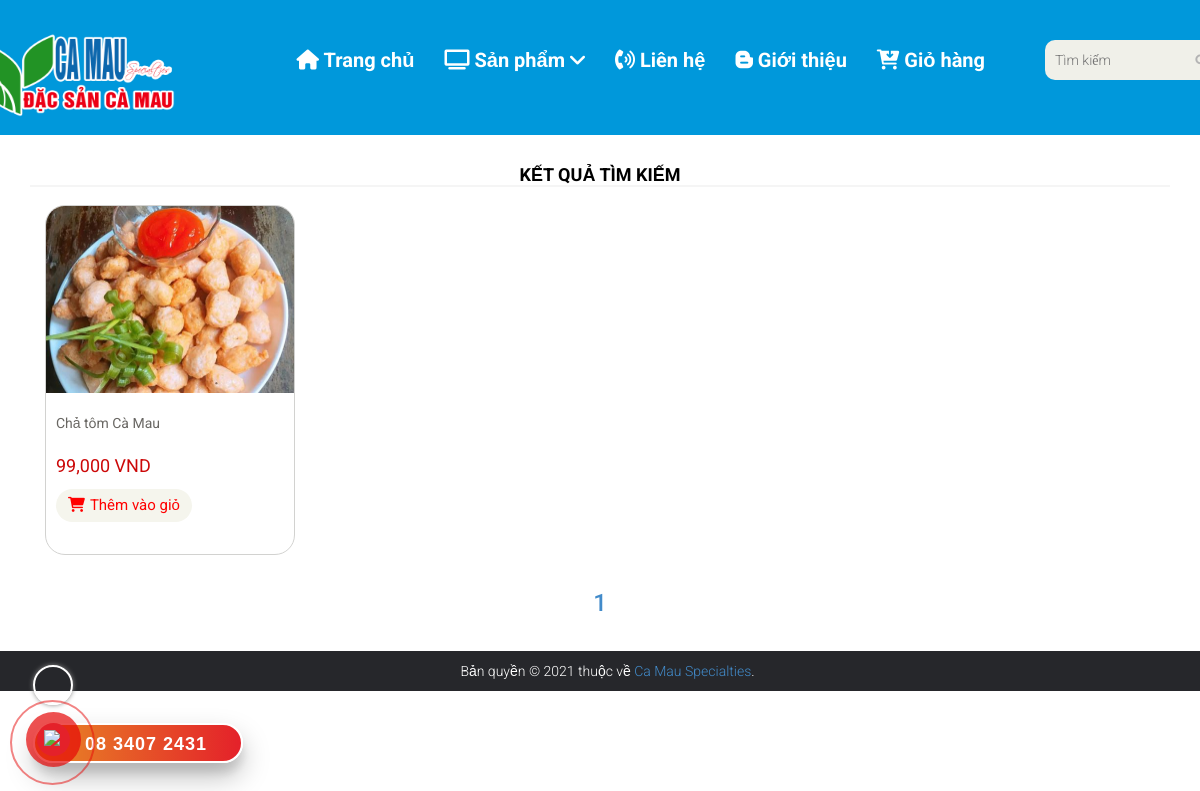
Page /result.php?key=Chả tôm Cà Mau on the committed database.
### tables this page shows
CREATE TABLE `products` (
  `ID` int(11) NOT NULL,
  `name` varchar(100) DEFAULT NULL,
  `manu_id` int(11) DEFAULT NULL,
  `type_id` int(11) DEFAULT NULL,
  `price` int(11) NOT NULL,
  `pro_image` varchar(150) DEFAULT NULL,
  `description` text NOT NULL,
  `soluong` int(11) NOT NULL,
  `feature` tinyint(4) NOT NULL,
  `created_at` timestamp NOT NULL DEFAULT current_timestamp() ON UPDATE current_timestamp(),
  `nsx` datetime DEFAULT NULL,
  `hsd` datetime DEFAULT NULL
);

### models/db.php (called while the page is built, shortened)
<?php
class Db
{
    public static $connection;
    public function __construct()
    {
        if (!self::$connection) {
            self::$connection = new mysqli(DB_HOST, DB_USER, DB_PASSWORD, DB_NAME,PORT);
            self::$connection->set_charset(DB_CHARSET);
        }
        return self::$connection;
    }
}

### result.php (the view, shortened to what this page needs)
<!DOCTYPE html>
<html lang="en">
<?php require "./form/head.php"; ?>
<body>
    <?php require "./form/header-bottom.php"; ?>
    <?php if (isset($_GET['key'])) {
        $key = ($_GET['key']);
    ?>
        <?php
        $perPage = 6;
        $page = $_GET['page'];
        $total = count($product->getProductsByKey($key));
        $url = $_SERVER['PHP_SELF'];
        ?>
        <section>
            <div class="container">
                <div class="row">
                    <div    >
                        <div class="features_items">
                            <h2 class="title text-center">Kết quả tìm kiếm</h2>
                            <?php foreach ($product->getProductsByPageAndByResult($page, $perPage, $key) as $value) { ?>
                                <div class="col-sm-4">
                                    <div class="product-image-wrapper">
                                        <div class="single-products">
                                            <div class="productinfo text-center">
                                                <a href="detail.php?id=<?php echo $value['ID'] ?>">
                                                    <img class="img-fluid img-products" style="width: 250px;" src="images/<?php echo $value['pro_image'] ?>" alt="" />
                                                    <p class="title-products "><?php echo $value['name'] ?></p>
                                                    <p class="price-products"><?php echo number_format($value['price']) ?> VND</p>
                                                    <a href="cart.php?id=<?php echo $value['ID'] ?>" class="btn btn-default add-to-cart"><i class="fa fa-shopping-cart"></i>Thêm vào giỏ</a>
                                            </div>
                                        </div>
                                    </div>
                                </div>
                            <?php } ?>
                            <ul class="pagination col-sm-12">
                                <h3 style=text-align:center>
                                    </p><?php echo $product->paginateForResult($url, $total, $page, $perPage, $key) ?></p>
                                </h3>
                        </div>
                    </div>
                </div>
            </div>
        </section>
        <?php require "phone.php"; ?>
        <?php require "./form/footer.php"; ?>
</body>
</html>
<?php } else
        header("location:index.php");
?>

### css/style.css (style rules this page uses)
body { font-family: 'Roboto', sans-serif; position: relative; font-weight: 400px; }
a { -webkit-transition: 300ms; -moz-transition: 300ms; -o-transition: 300ms; transition: 300ms; }
h1, h2, h3, h4, h5, h6 { font-family: 'Roboto', sans-serif; }
.left-sidebar h2:after, h2.title:after { content: " "; position: absolute; border: 1px solid #f5f5f5; bottom: 8px; left: 0; width: 100%; height: 0; z-index: -2; }
.features_items { overflow: hidden; }
h2.title { text-align: center; padding: 10px 0; color: #000; font-family: 'Roboto', sans-serif; font-size: 18px; font-weight: 700; text-transform: uppercase; position: relative; }
.product-image-wrapper { background-color: white; width: 250px; height: 350px; border-radius: 20px; border: 1px solid #d2d2d0; overflow: hidden; }
.single-products { position: relative; }
.productinfo .price-products { color: #cc0808; font-family: 'Roboto', sans-serif; font-size: 18px; margin-top: -30px; }
.productinfo p { padding: 20px 10px; font-family: 'Roboto', sans-serif; font-size: 14px; font-weight: 400; color: #696763; }
.productinfo .title-products { font-family: 'Roboto', sans-serif; font-size: 14px; font-weight: 400; color: #696763; }
.productinfo img { width: 100%; }
.productinfo .img-products { width: 100%; }
.productinfo { text-align: left; position: relative; }
.add-to-cart { background: #F5F5ED; border: 0 none; border-radius: 20px; color: red; font-family: 'Roboto', sans-serif; font-size: 15px; margin: -20px 10px 20px 10px; }
.add-to-cart i { margin-right: 5px; }
.pagination { display: inline-block; margin-bottom: 25px; margin-top: 0; padding-left: 15px; }
img { border: none; }
.fa { display: inline-block; font: normal normal normal 14px/1 FontAwesome; font-size: inherit; text-rendering: auto; -webkit-font-smoothing: antialiased; -moz-osx-font-smoothing: grayscale; }

### rows in the picture
products: pro_image (picture), name "Chả tôm Cà Mau", price "99,000"
